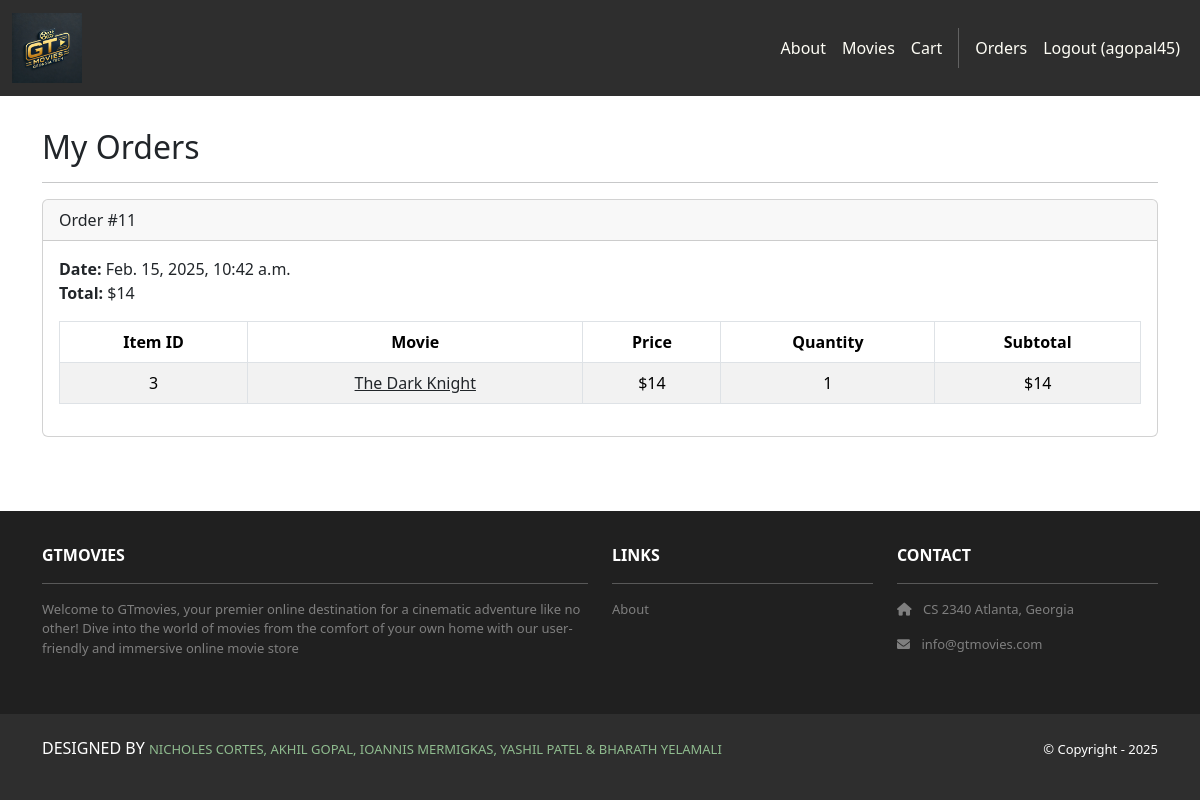
The page /accounts/orders/ (signed in) on the database as committed earlier.
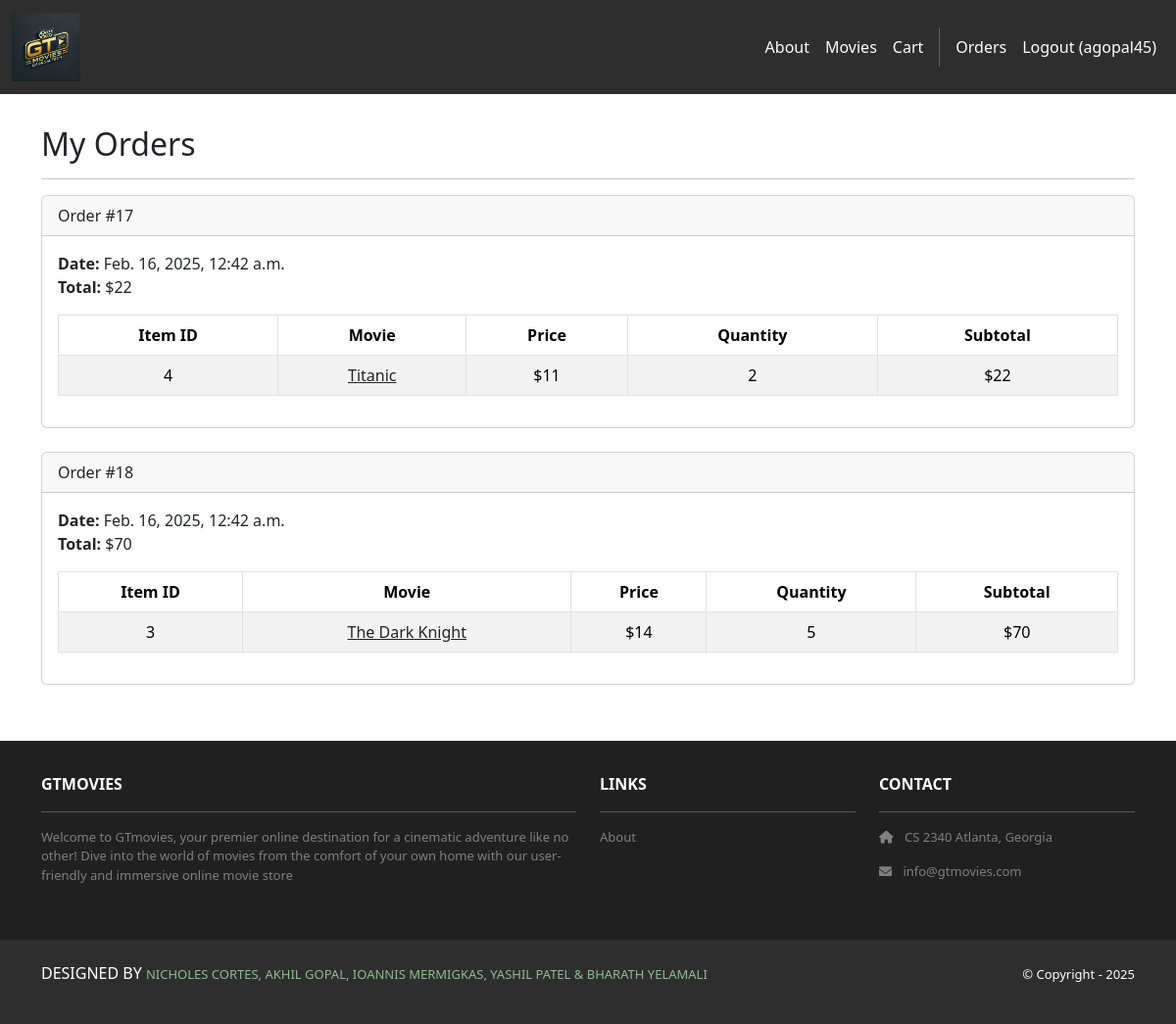
The same page on the database as committed later.
### cart/models.py (models this page shows, shortened)
class Order(models.Model):
    id = models.AutoField(primary_key=True)
    total = models.IntegerField()
    date = models.DateTimeField(auto_now_add=True)
    user = models.ForeignKey(User, on_delete=models.CASCADE)

class Item(models.Model):
    id = models.AutoField(primary_key=True)
    price = models.IntegerField()
    quantity = models.IntegerField()
    order = models.ForeignKey(Order, on_delete=models.CASCADE)
    movie = models.ForeignKey(Movie, on_delete=models.CASCADE)

### movies/models.py (models this page shows, shortened)
class Movie(models.Model):
    id = models.AutoField(primary_key=True)
    name = models.CharField(max_length=255)
    price = models.IntegerField()
    description = models.TextField()
    image = models.ImageField(upload_to='movie_images/')

### accounts/views.py (the view)
# urls.py: path('orders/', views.orders, name='accounts.orders'),
@login_required
def orders(request):
    template_data = {}
    template_data['title'] = 'Orders'
    template_data['orders'] = request.user.order_set.all()
    return render(request, 'accounts/orders.html',
        {'template_data': template_data})

### cart/templatetags/cart_filters.py (called while the page is built)
@register.filter
def multiply(x, y):
    return x * y

### accounts/templates/accounts/orders.html
{% extends 'base.html' %}
{% block content %}
{% load cart_filters %}
<div class="p-3">
  <div class="container">
    <div class="row mt-3">
      <div class="col mx-auto mb-3">
        <h2>My Orders</h2>
        <hr />
        {% for order in template_data.orders %}
        <div class="card mb-4">
          <div class="card-header">
            Order #{{ order.id }}
          </div>
          <div class="card-body">
            <b>Date:</b> {{ order.date }}<br />
            <b>Total:</b> ${{ order.total }}<br />
            <table class="table table-bordered
              table-striped text-center mt-3">
              <thead>
                <tr>
                  <th scope="col">Item ID</th>
                  <th scope="col">Movie</th>
                  <th scope="col">Price</th>
                  <th scope="col">Quantity</th>
                  <th scope="col">Subtotal</th>
                </tr>
              </thead>
              <tbody>
                {% for item in order.item_set.all %}
                <tr>
                  <td>{{ item.movie.id }}</td>
                  <td>
                    <a class="link-dark"
                      href="{% url 'movies.show' id=item.movie.id %}">
                      {{ item.movie.name }}
                    </a>
                  </td>
                  <td>${{ item.movie.price }}</td>
                  <td>{{ item.quantity }}</td>
                  <td>${{ item.movie.price|multiply:item.quantity }}</td>
                </tr>
                {% endfor %}
              </tbody>
            </table>
          </div>
        </div>
        {% endfor %}
      </div>
    </div>
  </div>
</div>
{% endblock content %}

Rows that differ between the two databases and show on the page:
removed Order: id "11", date "Feb. 15, 2025, 10:42 a.m.", total "14"
removed Item: movie.id "3", movie.name "The Dark Knight", movie.price "14", quantity "1", movie.price|multiply "14", shown under "11"
added Order: id "17", date "Feb. 16, 2025, 12:42 a.m.", total "22"
added Item: movie.id "4", movie.name "Titanic", movie.price "11", quantity "2", movie.price|multiply "22", shown under "17"
added Order: id "18", date "Feb. 16, 2025, 12:42 a.m.", total "70"
added Item: movie.id "3", movie.name "The Dark Knight", movie.price "14", quantity "5", movie.price|multiply "70", shown under "18"
